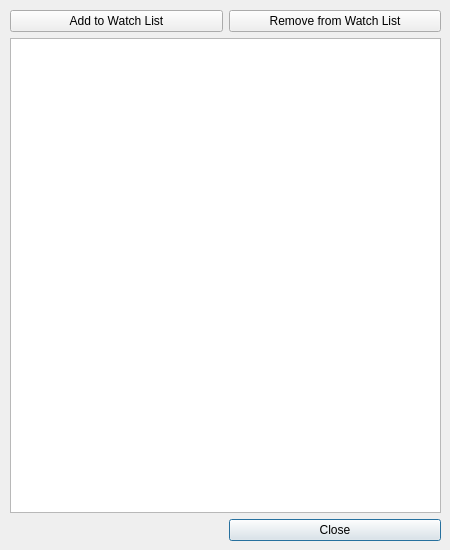
<?xml version="1.0" encoding="UTF-8"?>
<ui version="4.0">
 <class>InfoWindow</class>
 <widget class="QDialog" name="InfoWindow">
  <property name="geometry">
   <rect>
    <x>0</x>
    <y>0</y>
    <width>450</width>
    <height>550</height>
   </rect>
  </property>
  <property name="sizePolicy">
   <sizepolicy hsizetype="Fixed" vsizetype="Fixed">
    <horstretch>0</horstretch>
    <verstretch>0</verstretch>
   </sizepolicy>
  </property>
  <property name="minimumSize">
   <size>
    <width>450</width>
    <height>550</height>
   </size>
  </property>
  <property name="maximumSize">
   <size>
    <width>450</width>
    <height>550</height>
   </size>
  </property>
  <property name="windowTitle">
   <string>Info</string>
  </property>
  <widget class="QWidget" name="gridLayoutWidget">
   <property name="geometry">
    <rect>
     <x>10</x>
     <y>10</y>
     <width>431</width>
     <height>531</height>
    </rect>
   </property>
   <layout class="QGridLayout" name="gridLayout">
    <item row="1" column="0" colspan="2">
     <widget class="QListView" name="listView_info">
      <property name="editTriggers">
       <set>QAbstractItemView::DoubleClicked|QAbstractItemView::EditKeyPressed</set>
      </property>
     </widget>
    </item>
    <item row="3" column="0">
     <spacer name="horizontalSpacer">
      <property name="orientation">
       <enum>Qt::Horizontal</enum>
      </property>
      <property name="sizeType">
       <enum>QSizePolicy::Preferred</enum>
      </property>
      <property name="sizeHint" stdset="0">
       <size>
        <width>40</width>
        <height>20</height>
       </size>
      </property>
     </spacer>
    </item>
    <item row="3" column="1">
     <widget class="QPushButton" name="pushButton_close">
      <property name="text">
       <string>Close</string>
      </property>
     </widget>
    </item>
    <item row="0" column="0">
     <widget class="QPushButton" name="pushButton_add">
      <property name="text">
       <string>Add to Watch List</string>
      </property>
     </widget>
    </item>
    <item row="0" column="1">
     <widget class="QPushButton" name="pushButton_remove">
      <property name="text">
       <string>Remove from Watch List</string>
      </property>
     </widget>
    </item>
   </layout>
  </widget>
 </widget>
 <resources/>
 <connections>
  <connection>
   <sender>pushButton_close</sender>
   <signal>clicked()</signal>
   <receiver>InfoWindow</receiver>
   <slot>close()</slot>
   <hints>
    <hint type="sourcelabel">
     <x>334</x>
     <y>527</y>
    </hint>
    <hint type="destinationlabel">
     <x>224</x>
     <y>274</y>
    </hint>
   </hints>
  </connection>
 </connections>
</ui>
